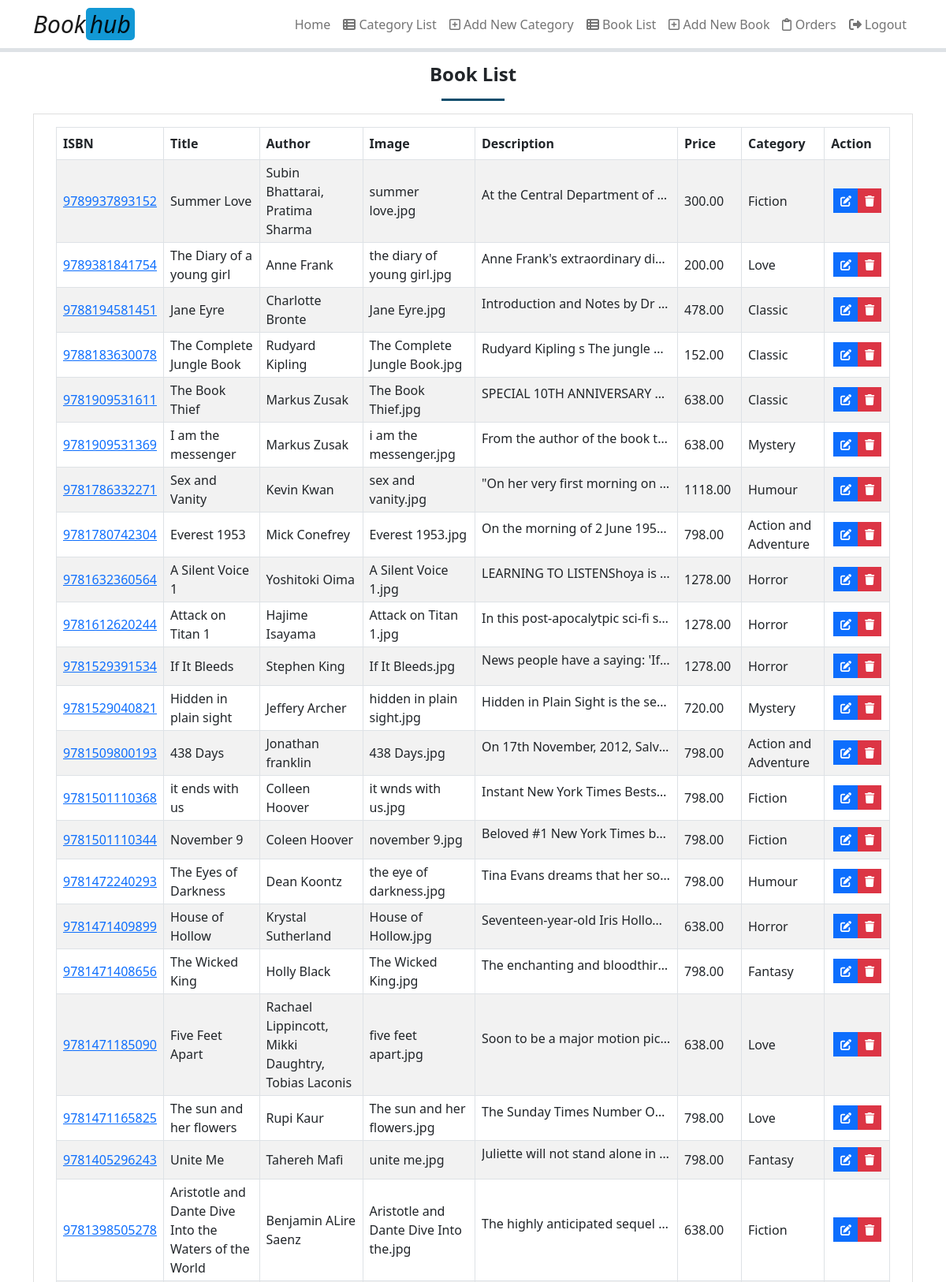
Screenshot of /admin_book.php (signed in, upper part) with the database file from the repository.
### tables this page shows
CREATE TABLE `books` (
  `book_isbn` varchar(20) NOT NULL,
  `book_title` varchar(200) DEFAULT NULL,
  `book_author` varchar(600) DEFAULT NULL,
  `book_image` varchar(400) DEFAULT NULL,
  `book_descr` longtext DEFAULT NULL,
  `book_price` decimal(6,2) NOT NULL,
  `categoryid` int(10) UNSIGNED NOT NULL,
  `created_at` datetime NOT NULL DEFAULT current_timestamp()
);

CREATE TABLE `category` (
  `categoryid` int(10) UNSIGNED NOT NULL,
  `category_name` varchar(60) NOT NULL
);

### functions/database_functions.php (called while the page is built, shortened)
<?php
	function getCatName($conn, $catid){
		$query = "SELECT category_name FROM category WHERE categoryid = '$catid'";
		$result = mysqli_query($conn, $query);
		$row = mysqli_fetch_assoc($result);
		return $row['category_name'];
	}
	function getAll($conn){
		$query = "SELECT * from books ORDER BY book_isbn DESC";
		$result = mysqli_query($conn, $query);
		return $result;
	}
?>

### admin_book.php (the view, shortened to what this page needs)
<?php
	require_once "./template/header.php";
	require_once "./functions/database_functions.php";
	$conn = db_connect();
	$result = getAll($conn);
?>
	<h4 class="fw-bolder text-center">Book List</h4>
	<center>
	<hr class="underline" style="width:5em;height:3px;opacity:1">
	</center>
	<div class="card rounded-0">
		<div class="card-body">
			<div class="container-fluid">
				<table class="table table-striped table-bordered" >
				<colgroup>
					<col width="10%">
					<col width="15%">
					<col width="15%">
					<col width="10%">
					<col width="15%">
					<col width="10%">
					<col width="15%">
					<col width="10%">
				</colgroup>
					<thead>
					<tr>
						<th>ISBN</th>
						<th>Title</th>
						<th>Author</th>
						<th>Image</th>
						<th>Description</th>
						<th>Price</th>
						<th>Category</th>
						<th>Action</th>
					</tr>
					</thead>
					<tbody>
					<?php while($row = mysqli_fetch_assoc($result)){ ?>
					<tr>
						<td class="px-2 py-1 align-middle"><a href="book.php?bookisbn=<?php echo $row['book_isbn']; ?>" target="_blank"><?php echo $row['book_isbn']; ?></a></td>
						<td class="px-2 py-1 align-middle"><?php echo $row['book_title']; ?></td>
						<td class="px-2 py-1 align-middle"><?php echo $row['book_author']; ?></td>
						<td class="px-2 py-1 align-middle"><?php echo $row['book_image']; ?></td>
						<td class="px-2 py-1 align-middle"><p class="text-truncate" style="width:15em"><?php echo $row['book_descr']; ?></p></td>
						<td class="px-2 py-1 align-middle"><?php echo $row['book_price']; ?></td>
						<td class="px-2 py-1 align-middle"><?php echo getCatName($conn, $row['categoryid']); ?></td>
						<td class="px-2 py-1 align-middle text-center">
							<div class="btn-group btn-group-sm">
								<a href="admin_edit.php?bookisbn=<?php echo $row['book_isbn']; ?>" class="btn btn-sm rounded-0 btn-primary" title="Edit"><i class="fa fa-edit"></i></a>
								<a href="admin_delete.php?bookisbn=<?php echo $row['book_isbn']; ?>" class="btn btn-sm rounded-0 btn-danger" title="Delete" onclick="if(confirm('Are you sure to delete this book?') === false) event.preventDefault()"><i class="fa fa-trash"></i></a>
							</div>
						</td>
					</tr>
					<?php } ?>
					</tbody>
				</table>
			</div>
		</div>
	</div>
<?php
	require_once "./template/footer.php";
?>

### rows the page displays
books: book_isbn "9789937893152", book_title "Summer Love", book_author "Subin Bhattarai, Pratima Sharma", book_image "summer love.jpg", book_descr "At the Central Department of…", book_price "300.00", categoryid.category_name "Fiction"
books: book_isbn "9789381841754", book_title "The Diary of a young girl", book_author "Anne Frank", book_image "the diary of young girl.jpg", book_descr "Anne Frank's extraordinary di…", book_price "200.00", categoryid.category_name "Love"
books: book_isbn "9788194581451", book_title "Jane Eyre", book_author "Charlotte Bronte", book_image "Jane Eyre.jpg", book_descr "Introduction and Notes by Dr…", book_price "478.00", categoryid.category_name "Classic"
books: book_isbn "9788183630078", book_title "The Complete Jungle Book", book_author "Rudyard Kipling", book_image "The Complete Jungle Book.jpg", book_descr "Rudyard Kipling s The jungle…", book_price "152.00", categoryid.category_name "Classic"
books: book_isbn "9781909531611", book_title "The Book Thief", book_author "Markus Zusak", book_image "The Book Thief.jpg", book_descr "SPECIAL 10TH ANNIVERSARY…", book_price "638.00", categoryid.category_name "Classic"
books: book_isbn "9781909531369", book_title "I am the messenger", book_author "Markus Zusak", book_image "i am the messenger.jpg", book_descr "From the author of the book t…", book_price "638.00", categoryid.category_name "Mystery"
books: book_isbn "9781786332271", book_title "Sex and Vanity", book_author "Kevin Kwan", book_image "sex and vanity.jpg", book_descr "\"On her very first morning on…", book_price "1118.00", categoryid.category_name "Humour"
books: book_isbn "9781780742304", book_title "Everest 1953", book_author "Mick Conefrey", book_image "Everest 1953.jpg", book_descr "On the morning of 2 June 195…", book_price "798.00", categoryid.category_name "Action and Adventure"
books: book_isbn "9781632360564", book_title "A Silent Voice 1", book_author "Yoshitoki Oima", book_image "A Silent Voice 1.jpg", book_descr "LEARNING TO LISTENShoya is…", book_price "1278.00", categoryid.category_name "Horror"
books: book_isbn "9781612620244", book_title "Attack on Titan 1", book_author "Hajime Isayama", book_image "Attack on Titan 1.jpg", book_descr "In this post-apocalytpic sci-fi s…", book_price "1278.00", categoryid.category_name "Horror"
books: book_isbn "9781529391534", book_title "If It Bleeds", book_author "Stephen King", book_image "If It Bleeds.jpg", book_descr "News people have a saying: 'If…", book_price "1278.00", categoryid.category_name "Horror"
books: book_isbn "9781529040821", book_title "Hidden in plain sight", book_author "Jeffery Archer", book_image "hidden in plain sight.jpg", book_descr "Hidden in Plain Sight is the se…", book_price "720.00", categoryid.category_name "Mystery"
books: book_isbn "9781509800193", book_title "438 Days", book_author "Jonathan franklin", book_image "438 Days.jpg", book_descr "On 17th November, 2012, Salv…", book_price "798.00", categoryid.category_name "Action and Adventure"
books: book_isbn "9781501110368", book_title "it ends with us", book_author "Colleen Hoover", book_image "it wnds with us.jpg", book_descr "Instant New York Times Bests…", book_price "798.00", categoryid.category_name "Fiction"
books: book_isbn "9781501110344", book_title "November 9", book_author "Coleen Hoover", book_image "november 9.jpg", book_descr "Beloved #1 New York Times b…", book_price "798.00", categoryid.category_name "Fiction"
books: book_isbn "9781472240293", book_title "The Eyes of Darkness", book_author "Dean Koontz", book_image "the eye of darkness.jpg", book_descr "Tina Evans dreams that her so…", book_price "798.00", categoryid.category_name "Humour"
books: book_isbn "9781471409899", book_title "House of Hollow", book_author "Krystal Sutherland", book_image "House of Hollow.jpg", book_descr "Seventeen-year-old Iris Hollo…", book_price "638.00", categoryid.category_name "Horror"
books: book_isbn "9781471408656", book_title "The Wicked King", book_author "Holly Black", book_image "The Wicked King.jpg", book_descr "The enchanting and bloodthir…", book_price "798.00", categoryid.category_name "Fantasy"
books: book_isbn "9781471185090", book_title "Five Feet Apart", book_author "Rachael Lippincott, Mikki Daughtry, Tobias Laconis", book_image "five feet apart.jpg", book_descr "Soon to be a major motion pic…", book_price "638.00", categoryid.category_name "Love"
books: book_isbn "9781471165825", book_title "The sun and her flowers", book_author "Rupi Kaur", book_image "The sun and her flowers.jpg", book_descr "The Sunday Times Number O…", book_price "798.00", categoryid.category_name "Love"
books: book_isbn "9781405296243", book_title "Unite Me", book_author "Tahereh Mafi", book_image "unite me.jpg", book_descr "Juliette will not stand alone in…", book_price "798.00", categoryid.category_name "Fantasy"
books: book_isbn "9781398505278", book_title "Aristotle and Dante Dive Into the Waters of the World", book_author "Benjamin ALire Saenz", book_image "Aristotle and Dante Dive Into the.jpg", book_descr "The highly anticipated sequel…", book_price "638.00", categoryid.category_name "Fiction"
